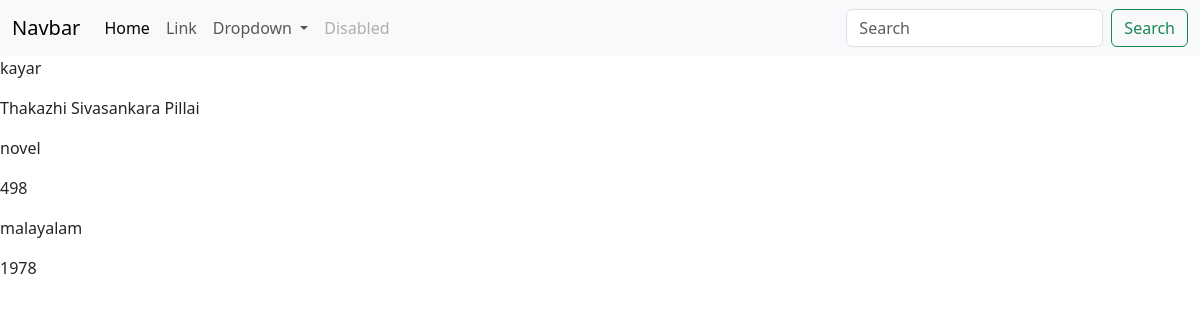
Screenshot of /books/4/ with the database file from the repository.
### store/models.py (models this page shows, shortened)
class Book(models.Model):
    title=models.CharField(max_length=200)
    author=models.CharField(max_length=250)
    price=models.PositiveIntegerField()
    language=models.CharField(max_length=200)
    genre=models.CharField(max_length=100)
    year=models.CharField(max_length=10)
    image=models.ImageField(upload_to='bookimages',default='bookimages/default.png')

### store/views.py (the view)
# urls.py: path('books/<int:pk>/',views.BookDetailView.as_view(),name='book-detail'),
class BookDetailView(View):
    def get(self,request,*args,**kwargs):
        id=kwargs.get('pk')
        qs=Book.objects.get(id=id)
        return render(request,'book_detail.html',{'data':qs})

### store/templates/book_detail.html
{%extends 'base.html'%}
{%block main_block%}
<p>{{data.title}}</p>
<p>{{data.author}}</p>
<p>{{data.genre}}</p>
<p>{{data.price}}</p>
<p>{{data.language}}</p>
<p>{{data.year}}</p>
{%endblock%}

### rows the page displays
Book: title "kayar", author "Thakazhi Sivasankara Pillai", genre "novel", price "498", language "malayalam", year "1978"
